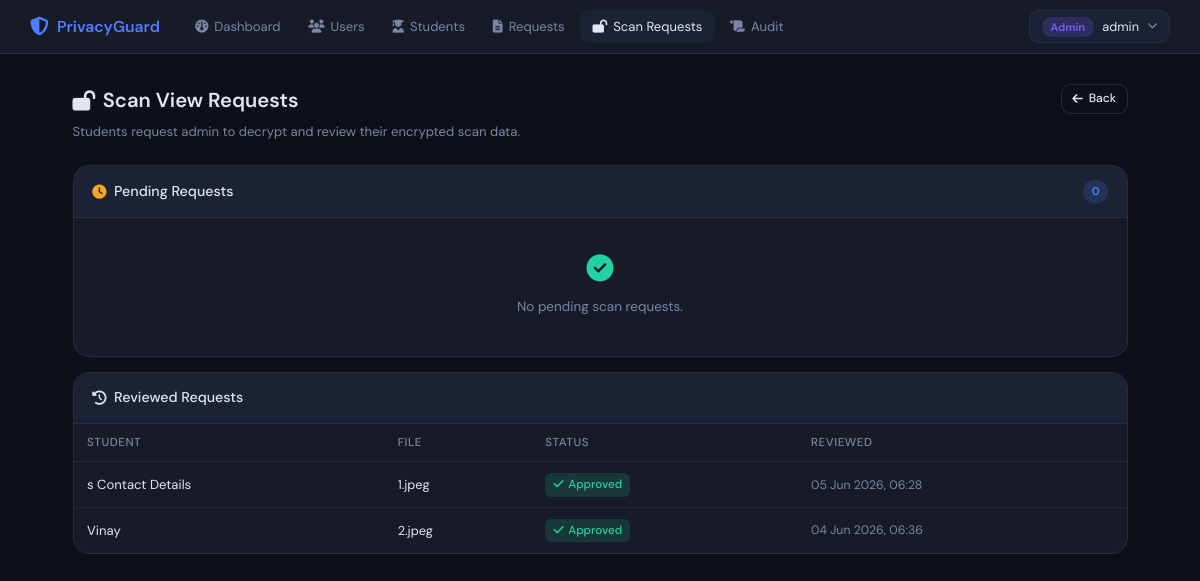
The app's page /admin/scan-requests (signed in) with its own data.
### models.py (models this page shows, shortened)
class ScanRequest(db.Model):
    __tablename__ = 'scan_request'
    id           = db.Column(db.Integer, primary_key=True)
    student_id   = db.Column(db.Integer, db.ForeignKey('student.id'),      nullable=False)
    scan_id      = db.Column(db.Integer, db.ForeignKey('scan_history.id'), nullable=False)
    purpose      = db.Column(db.Text)
    status       = db.Column(db.String(20), default='pending')
    requested_at = db.Column(db.DateTime, default=datetime.utcnow)
    reviewed_at  = db.Column(db.DateTime, nullable=True)
    student      = db.relationship('Student',     back_populates='scan_requests')
    scan         = db.relationship('ScanHistory')

class Student(db.Model):
    __tablename__ = 'student'
    id         = db.Column(db.Integer, primary_key=True)
    name       = db.Column(db.String(120), nullable=False)
    email      = db.Column(db.String(120), unique=True, nullable=False)
    phone      = db.Column(db.String(20))
    address    = db.Column(db.Text)
    dob        = db.Column(db.String(20))
    department = db.Column(db.String(80))
    year       = db.Column(db.Integer)
    created_at = db.Column(db.DateTime, default=datetime.utcnow)
    user           = db.relationship('User',         back_populates='student',  uselist=False)
    share_requests = db.relationship('ShareRequest', back_populates='student',  lazy='dynamic')
    consent_logs   = db.relationship('ConsentLog',   back_populates='student',  lazy='dynamic')
    scan_histories = db.relationship('ScanHistory',  back_populates='student',  lazy='dynamic')
    scan_requests  = db.relationship('ScanRequest',  back_populates='student',  lazy='dynamic')

class ScanHistory(db.Model):
    __tablename__ = 'scan_history'
    id         = db.Column(db.Integer, primary_key=True)
    student_id = db.Column(db.Integer, db.ForeignKey('student.id'), nullable=False)
    filename   = db.Column(db.String(255))
    extracted  = db.Column(db.Text, default='{}')   # public fields JSON
    encrypted  = db.Column(db.Text, default='')     # XOR-encrypted sensitive fields
    scanned_at = db.Column(db.DateTime, default=datetime.utcnow)
    scan_type  = db.Column(db.String(40), default='id_card')
    student    = db.relationship('Student', back_populates='scan_histories')
    SENSITIVE = {'phone','mobile','address','dob','date of birth','birth date',
                 'father','mother','guardian','aadhaar','pan','passport',
                 'id number','roll number','student id','blood'}

### routes/admin.py (the view)
@admin_bp.route('/scan-requests')
@admin_required
def scan_requests():
    pending  = ScanRequest.query.filter_by(status='pending')\
                          .order_by(ScanRequest.requested_at.desc()).all()
    reviewed = ScanRequest.query.filter(ScanRequest.status != 'pending')\
                          .order_by(ScanRequest.reviewed_at.desc()).limit(30).all()
    return render_template('admin/scan_requests.html', pending=pending, reviewed=reviewed)

### routes/admin.py (called while the page is built)
def admin_required(f):
    @wraps(f)
    def decorated(*args, **kwargs):
        if session.get('role') != 'admin':
            flash('Admin access required.', 'danger')
            return redirect(url_for('auth.login'))
        return f(*args, **kwargs)
    return decorated

### templates/admin/scan_requests.html (shortened to what this page needs)
{% extends "base.html" %}
{% block content %}
<div class="page-header">
  <div>
    <h2><i class="fa fa-lock-open"></i> Scan View Requests</h2>
    <p class="text-muted">Students request admin to decrypt and review their encrypted scan data.</p>
  </div>
  <a href="{{ url_for('admin.dashboard') }}" class="btn btn-outline btn-sm"><i class="fa fa-arrow-left"></i> Back</a>
</div>
<div class="card mb-2">
  <div class="card-header">
    <h3><i class="fa fa-clock" style="color:var(--warning)"></i> Pending Requests</h3>
    <span class="badge-count">{{ pending|length }}</span>
  </div>
  <div class="card-body" style="padding:0">
    {% if pending %}
    <table class="table">
      <thead><tr><th>Student</th><th>File</th><th>Scan Type</th><th>Purpose</th><th>Requested</th><th>Action</th></tr></thead>
      <tbody>
        {% for sr in pending %}
        <tr>
          <td><strong>{{ sr.student.name }}</strong><br><span class="text-muted" style="font-size:.8rem">{{ sr.student.department or '' }} {% if sr.student.year %}· Year {{ sr.student.year }}{% endif %}</span></td>
          <td style="font-size:.85rem;">{{ sr.scan.filename[:32] }}</td>
          <td><span class="pill pill-{{ sr.scan.scan_type }}">{{ sr.scan.scan_type.replace('_',' ').title() }}</span></td>
          <td style="font-size:.85rem;">{{ sr.purpose or '—' }}</td>
          <td class="text-muted" style="font-size:.82rem;">{{ sr.requested_at.strftime('%d %b %Y, %H:%M') }}</td>
          <td>
            <a href="{{ url_for('admin.view_scan', sreq_id=sr.id) }}" class="btn btn-sm btn-primary">
              <i class="fa fa-eye"></i> Review &amp; Decrypt
            </a>
          </td>
        </tr>
        {% endfor %}
      </tbody>
    </table>
    {% else %}
    <div class="empty-state"><i class="fa fa-circle-check fa-2x" style="color:var(--success)"></i><p class="text-muted mt-1">No pending scan requests.</p></div>
    {% endif %}
  </div>
</div>
<div class="card">
  <div class="card-header"><h3><i class="fa fa-history"></i> Reviewed Requests</h3></div>
  <div class="card-body" style="padding:0">
    {% if reviewed %}
    <table class="table">
      <thead><tr><th>Student</th><th>File</th><th>Status</th><th>Reviewed</th></tr></thead>
      <tbody>
        {% for sr in reviewed %}
        <tr>
          <td>{{ sr.student.name }}</td>
          <td style="font-size:.85rem;">{{ sr.scan.filename[:35] }}</td>
          <td><span class="pill pill-{{ sr.status }}"><i class="fa fa-{% if sr.status == 'approved' %}check{% else %}xmark{% endif %}"></i> {{ sr.status.title() }}</span></td>
          <td class="text-muted" style="font-size:.82rem;">{{ sr.reviewed_at.strftime('%d %b %Y, %H:%M') if sr.reviewed_at else '—' }}</td>
        </tr>
        {% endfor %}
      </tbody>
    </table>
    {% else %}
    <div class="empty-state"><p class="text-muted">No reviewed requests yet.</p></div>
    {% endif %}
  </div>
</div>
{% endblock %}

### static/css/style.css (style rules this page uses)
:root { --bg: #0d1117; --bg2: #161b27; --bg3: #1c2235; --border: #252d44; --text: #e2e6f3; --text2: #7b85a8; --accent: #4f7eff; --accent2: #7c5cfc; --success: #22d3a0; --warning: #f5a623; --danger: #f25c6e; --info: #38bdf8; --radius: 10px; --radius-lg: 16px; --font: 'DM Sans', sans-serif; --mono: 'JetBrains Mono', monospace; --shadow: 0 4px 32px rgba(0,0,0,.55); --t: 0.18s ease; }
*, *::before, *::after { box-sizing: border-box; margin: 0; padding: 0; }
html { font-size: 15px; }
body { font-family: var(--font); background: var(--bg); color: var(--text); min-height: 100vh; line-height: 1.65; }
a { color: var(--accent); text-decoration: none; }
.page-header { display:flex; align-items:flex-start; justify-content:space-between; margin-bottom:1.5rem; flex-wrap:wrap; gap:.75rem; }
.page-header h2 { font-size:1.35rem; font-weight:600; display:flex; align-items:center; gap:.5rem; }
.page-header p { color:var(--text2); font-size:.875rem; margin-top:.25rem; }
.card { background:var(--bg2); border:1px solid var(--border); border-radius:var(--radius-lg); overflow:hidden; }
.card-header { display:flex; align-items:center; justify-content:space-between; padding:.9rem 1.25rem; border-bottom:1px solid var(--border); background:var(--bg3); }
.card-header h3 { font-size:.95rem; font-weight:500; display:flex; align-items:center; gap:.5rem; }
.card-body { padding:1.25rem; }
.mb-2 { margin-bottom:1rem; }
.mt-1 { margin-top:.4rem; }
.btn { display:inline-flex; align-items:center; gap:.4rem; padding:.5rem 1.1rem; border-radius:var(--radius); font-family:var(--font); font-size:.875rem; font-weight:500; cursor:pointer; border:none; transition:filter var(--t), transform var(--t); text-decoration:none !important; white-space:nowrap; }
.btn-outline { background:transparent; color:var(--text); border:1px solid var(--border); }
.btn-sm { padding:.28rem .7rem; font-size:.8rem; }
.badge-count { background:rgba(79,126,255,.18); color:var(--accent); font-size:.75rem; font-weight:600; padding:.15rem .55rem; border-radius:99px; }
.pill { display:inline-flex; align-items:center; gap:.3rem; padding:.15rem .55rem; border-radius:6px; font-size:.78rem; font-weight:500; }
.pill-approved { background:rgba(34,211,160,.15); color:var(--success); }
.table { width:100%; border-collapse:collapse; font-size:.875rem; }
.table th { text-align:left; padding:.6rem .9rem; color:var(--text2); font-weight:500; font-size:.77rem; text-transform:uppercase; letter-spacing:.05em; border-bottom:1px solid var(--border); }
.table td { padding:.7rem .9rem; border-bottom:1px solid rgba(37,45,68,.7); vertical-align:middle; }
.table tr:last-child td { border-bottom:none; }
.empty-state { text-align:center; color:var(--text2); padding:2.5rem; font-size:.9rem; display:flex; flex-direction:column; align-items:center; justify-content:center; gap:.5rem; }
.text-muted { color:var(--text2) !important; }

### records on screen
ScanRequest: student.name "s Contact Details", scan "1.jpeg", status "Approved", reviewed_at "05 Jun 2026, 06:28"
ScanRequest: student.name "Vinay", scan "2.jpeg", status "Approved", reviewed_at "04 Jun 2026, 06:36"

### other values on screen
{{ session.role }} "Admin"
{{ session.username }} "admin"
{{ pending|length }} "0"
